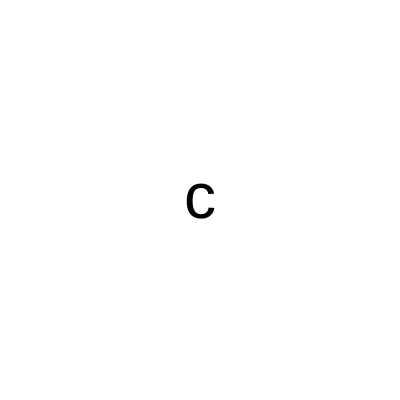
Frame 1 (no input)
Frame 60 (no input): identical to frame 1, image omitted
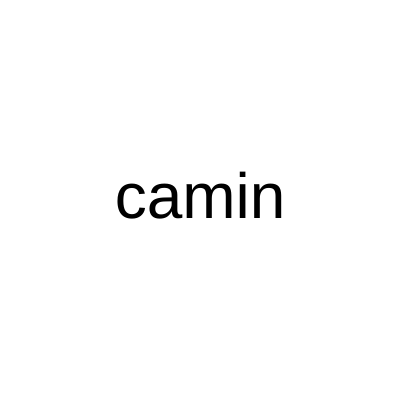
Frame 120 (the mouse pressed at the canvas centre since frame 60)

The p5.js sketch that drew these frames (run headless with seeded random() and noise() and a simulated clock; from frame 60 on, the mouse is pressed at the canvas centre):

// p5.js sketch
// ── sketch.js
function setup() {
  createCanvas(400, 400);
}

function draw() {
  background(220);
}
function setup() {

createCanvas(400, 400);

}

function draw() {

background("white");

fill("black");

textSize(64);

textAlign(CENTER, CENTER);

let maximo = width;

let minimo = 0;

let palavra = "caminhante";

// o número é responsável por deixar ao menos um caractere na

// tela mesmo com a posição do mouse em 0

let quantidade = map(mouseX, minimo, maximo, 1, palavra.length);

// passando todos os caracteres da posição 0 até a passada pelo map

let parcial = palavra.substring(0, quantidade)

text(parcial, 200, 200)

}
